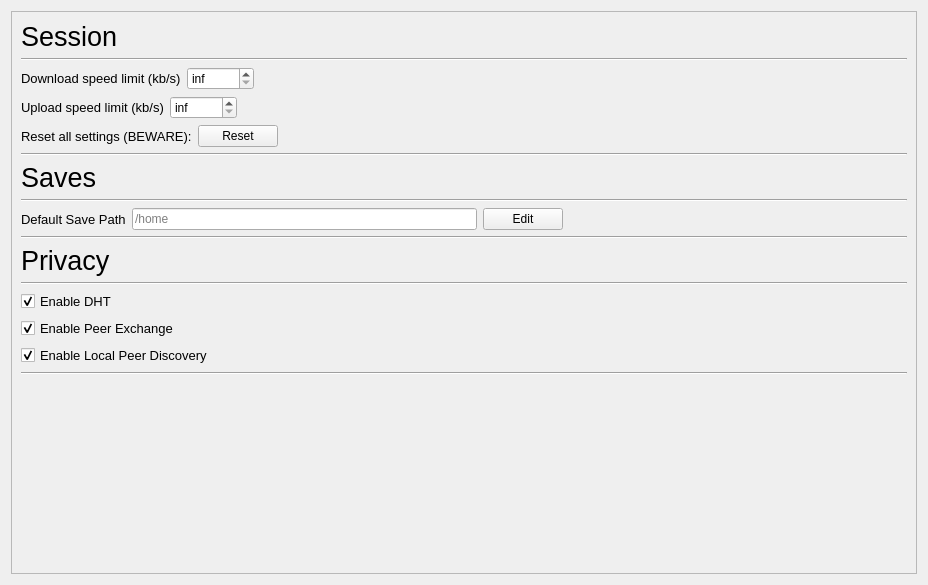
<?xml version="1.0" encoding="UTF-8"?>
<ui version="4.0">
 <class>TorrentSettings</class>
 <widget class="QWidget" name="TorrentSettings">
  <property name="geometry">
   <rect>
    <x>0</x>
    <y>0</y>
    <width>928</width>
    <height>585</height>
   </rect>
  </property>
  <property name="windowTitle">
   <string>Form</string>
  </property>
  <layout class="QGridLayout" name="gridLayout">
   <item row="0" column="0">
    <widget class="QScrollArea" name="scrollArea_2">
     <property name="widgetResizable">
      <bool>true</bool>
     </property>
     <widget class="QWidget" name="scrollAreaWidgetContents_2">
      <property name="geometry">
       <rect>
        <x>0</x>
        <y>0</y>
        <width>908</width>
        <height>565</height>
       </rect>
      </property>
      <layout class="QVBoxLayout" name="verticalLayout_7">
       <item>
        <layout class="QVBoxLayout" name="verticalLayout_3">
         <item>
          <widget class="QLabel" name="label_5">
           <property name="sizePolicy">
            <sizepolicy hsizetype="Preferred" vsizetype="Minimum">
             <horstretch>0</horstretch>
             <verstretch>0</verstretch>
            </sizepolicy>
           </property>
           <property name="maximumSize">
            <size>
             <width>16777215</width>
             <height>100</height>
            </size>
           </property>
           <property name="font">
            <font>
             <pointsize>20</pointsize>
            </font>
           </property>
           <property name="text">
            <string>Session</string>
           </property>
          </widget>
         </item>
         <item>
          <widget class="Line" name="line_3">
           <property name="orientation">
            <enum>Qt::Orientation::Horizontal</enum>
           </property>
          </widget>
         </item>
         <item>
          <layout class="QHBoxLayout" name="horizontalLayout_4">
           <item>
            <widget class="QLabel" name="downloadLimitLabel">
             <property name="font">
              <font>
               <pointsize>10</pointsize>
              </font>
             </property>
             <property name="text">
              <string>Download speed limit (kb/s)</string>
             </property>
            </widget>
           </item>
           <item>
            <widget class="QSpinBox" name="downloadLimitSpin">
             <property name="specialValueText">
              <string>inf</string>
             </property>
             <property name="maximum">
              <number>1000000000</number>
             </property>
             <property name="value">
              <number>0</number>
             </property>
            </widget>
           </item>
           <item>
            <spacer name="downloadLimitSpacer">
             <property name="orientation">
              <enum>Qt::Orientation::Horizontal</enum>
             </property>
             <property name="sizeHint" stdset="0">
              <size>
               <width>40</width>
               <height>20</height>
              </size>
             </property>
            </spacer>
           </item>
          </layout>
         </item>
         <item>
          <layout class="QHBoxLayout" name="horizontalLayout_5">
           <item>
            <widget class="QLabel" name="uploadLimitLabel">
             <property name="font">
              <font>
               <pointsize>10</pointsize>
              </font>
             </property>
             <property name="text">
              <string>Upload speed limit (kb/s)</string>
             </property>
            </widget>
           </item>
           <item>
            <widget class="QSpinBox" name="uploadLimitSpin">
             <property name="specialValueText">
              <string>inf</string>
             </property>
             <property name="maximum">
              <number>1000000000</number>
             </property>
            </widget>
           </item>
           <item>
            <spacer name="uploadLimitSpacer">
             <property name="orientation">
              <enum>Qt::Orientation::Horizontal</enum>
             </property>
             <property name="sizeHint" stdset="0">
              <size>
               <width>40</width>
               <height>20</height>
              </size>
             </property>
            </spacer>
           </item>
          </layout>
         </item>
         <item>
          <layout class="QHBoxLayout" name="horizontalLayout_16">
           <item>
            <widget class="QLabel" name="resetSessionLabel">
             <property name="font">
              <font>
               <pointsize>10</pointsize>
              </font>
             </property>
             <property name="text">
              <string>Reset all settings (BEWARE):</string>
             </property>
            </widget>
           </item>
           <item>
            <widget class="QPushButton" name="resetSessionButton">
             <property name="text">
              <string>Reset</string>
             </property>
            </widget>
           </item>
           <item>
            <spacer name="horizontalSpacer_12">
             <property name="orientation">
              <enum>Qt::Orientation::Horizontal</enum>
             </property>
             <property name="sizeHint" stdset="0">
              <size>
               <width>40</width>
               <height>20</height>
              </size>
             </property>
            </spacer>
           </item>
          </layout>
         </item>
         <item>
          <widget class="Line" name="line_4">
           <property name="orientation">
            <enum>Qt::Orientation::Horizontal</enum>
           </property>
          </widget>
         </item>
        </layout>
       </item>
       <item>
        <layout class="QVBoxLayout" name="verticalLayout_4">
         <item>
          <widget class="QLabel" name="label_8">
           <property name="sizePolicy">
            <sizepolicy hsizetype="Preferred" vsizetype="Minimum">
             <horstretch>0</horstretch>
             <verstretch>0</verstretch>
            </sizepolicy>
           </property>
           <property name="maximumSize">
            <size>
             <width>16777215</width>
             <height>100</height>
            </size>
           </property>
           <property name="font">
            <font>
             <pointsize>20</pointsize>
            </font>
           </property>
           <property name="text">
            <string>Saves</string>
           </property>
          </widget>
         </item>
         <item>
          <widget class="Line" name="line_5">
           <property name="orientation">
            <enum>Qt::Orientation::Horizontal</enum>
           </property>
          </widget>
         </item>
         <item>
          <layout class="QHBoxLayout" name="horizontalLayout_6">
           <item>
            <widget class="QLabel" name="savePathLabel">
             <property name="font">
              <font>
               <pointsize>10</pointsize>
              </font>
             </property>
             <property name="text">
              <string>Default Save Path</string>
             </property>
            </widget>
           </item>
           <item>
            <widget class="QLineEdit" name="savePathLineEdit">
             <property name="readOnly">
              <bool>true</bool>
             </property>
             <property name="placeholderText">
              <string>/home</string>
             </property>
            </widget>
           </item>
           <item>
            <widget class="QPushButton" name="savePathButton">
             <property name="text">
              <string>Edit</string>
             </property>
            </widget>
           </item>
           <item>
            <spacer name="savePathSpacer">
             <property name="orientation">
              <enum>Qt::Orientation::Horizontal</enum>
             </property>
             <property name="sizeHint" stdset="0">
              <size>
               <width>40</width>
               <height>20</height>
              </size>
             </property>
            </spacer>
           </item>
          </layout>
         </item>
         <item>
          <widget class="Line" name="line_6">
           <property name="orientation">
            <enum>Qt::Orientation::Horizontal</enum>
           </property>
          </widget>
         </item>
        </layout>
       </item>
       <item>
        <layout class="QVBoxLayout" name="verticalLayout_5">
         <item>
          <widget class="QLabel" name="label_9">
           <property name="sizePolicy">
            <sizepolicy hsizetype="Preferred" vsizetype="Minimum">
             <horstretch>0</horstretch>
             <verstretch>0</verstretch>
            </sizepolicy>
           </property>
           <property name="maximumSize">
            <size>
             <width>16777215</width>
             <height>100</height>
            </size>
           </property>
           <property name="font">
            <font>
             <pointsize>20</pointsize>
            </font>
           </property>
           <property name="text">
            <string>Privacy</string>
           </property>
          </widget>
         </item>
         <item>
          <widget class="Line" name="line_14">
           <property name="orientation">
            <enum>Qt::Orientation::Horizontal</enum>
           </property>
          </widget>
         </item>
         <item>
          <layout class="QHBoxLayout" name="horizontalLayout_17">
           <item>
            <widget class="QCheckBox" name="dhtCheck">
             <property name="font">
              <font>
               <pointsize>10</pointsize>
              </font>
             </property>
             <property name="text">
              <string>Enable DHT</string>
             </property>
             <property name="checked">
              <bool>true</bool>
             </property>
            </widget>
           </item>
           <item>
            <spacer name="horizontalSpacer_13">
             <property name="orientation">
              <enum>Qt::Orientation::Horizontal</enum>
             </property>
             <property name="sizeHint" stdset="0">
              <size>
               <width>40</width>
               <height>20</height>
              </size>
             </property>
            </spacer>
           </item>
          </layout>
         </item>
         <item>
          <layout class="QHBoxLayout" name="horizontalLayout_18">
           <item>
            <widget class="QCheckBox" name="peerExCheck">
             <property name="font">
              <font>
               <pointsize>10</pointsize>
              </font>
             </property>
             <property name="text">
              <string>Enable Peer Exchange</string>
             </property>
             <property name="checked">
              <bool>true</bool>
             </property>
            </widget>
           </item>
           <item>
            <spacer name="horizontalSpacer_14">
             <property name="orientation">
              <enum>Qt::Orientation::Horizontal</enum>
             </property>
             <property name="sizeHint" stdset="0">
              <size>
               <width>40</width>
               <height>20</height>
              </size>
             </property>
            </spacer>
           </item>
          </layout>
         </item>
         <item>
          <layout class="QHBoxLayout" name="horizontalLayout_19">
           <item>
            <widget class="QCheckBox" name="localPeerDiscCheck">
             <property name="font">
              <font>
               <pointsize>10</pointsize>
              </font>
             </property>
             <property name="text">
              <string>Enable Local Peer Discovery</string>
             </property>
             <property name="checked">
              <bool>true</bool>
             </property>
            </widget>
           </item>
           <item>
            <spacer name="horizontalSpacer_15">
             <property name="orientation">
              <enum>Qt::Orientation::Horizontal</enum>
             </property>
             <property name="sizeHint" stdset="0">
              <size>
               <width>40</width>
               <height>20</height>
              </size>
             </property>
            </spacer>
           </item>
          </layout>
         </item>
         <item>
          <widget class="Line" name="line_15">
           <property name="orientation">
            <enum>Qt::Orientation::Horizontal</enum>
           </property>
          </widget>
         </item>
        </layout>
       </item>
       <item>
        <spacer name="verticalSpacer">
         <property name="orientation">
          <enum>Qt::Orientation::Vertical</enum>
         </property>
         <property name="sizeHint" stdset="0">
          <size>
           <width>20</width>
           <height>40</height>
          </size>
         </property>
        </spacer>
       </item>
      </layout>
     </widget>
    </widget>
   </item>
  </layout>
 </widget>
 <resources/>
 <connections/>
</ui>
